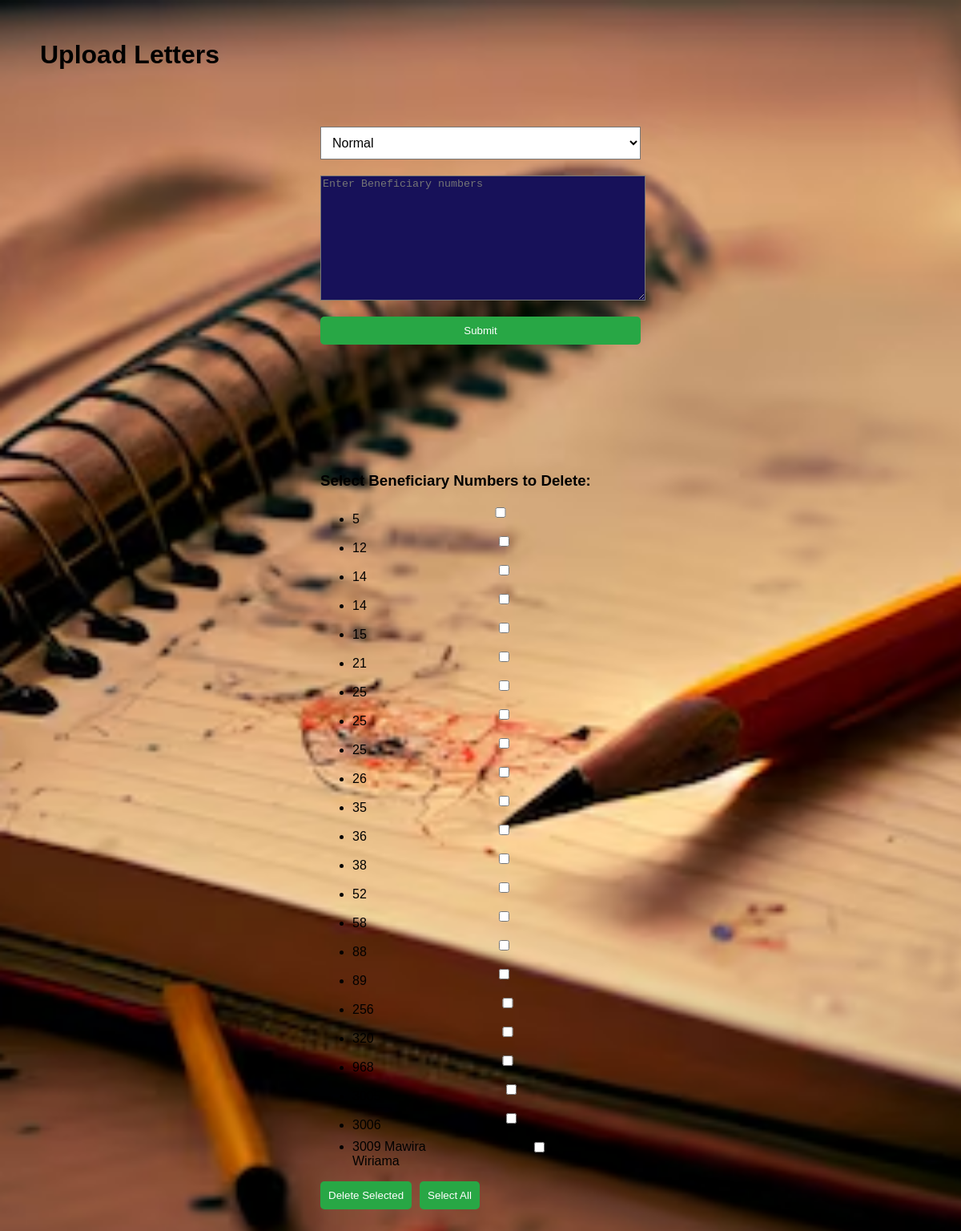
The app's page /post_letters with its own data.
### app.py (models this page shows)
class Letters(db.Model):
    __tablename__ = 'letters'
    id = db.Column(db.Integer, primary_key=True)
    type = db.Column(db.String, nullable=False)
    ben_number = db.Column(db.Integer, nullable=False)

### app.py (the view, shortened to what this page needs)
@app.route('/post_letters', methods=['GET', 'POST'])
def post_letters():
    letters = Letters.query.all()
    letters = sorted(letters, key=lambda letter: letter.ben_number)
    full_name = {}
    for letter in letters:
        user = User.query.filter_by(ben_number=letter.ben_number).first()
        if user:
            full_name[letter.ben_number] = f"{user.f_name} {user.s_name}"
        else:
            full_name[letter.ben_number] = ""
    return render_template('post_letters.html', letters=letters, full_name=full_name)

### templates/post_letters.html (shortened to what this page needs)
<!DOCTYPE html>
<html lang="en">
<head>
</head>
<body>
    <h1>Upload Letters</h1>
    <form action="{{ url_for('post_letters') }}" method="POST">
        <select id="type" name="type" required>
			<option value="Normal">Normal</option>
        </select>
        <textarea id="ben_number" name="ben_number" type="number" rows="10" placeholder="Enter Beneficiary numbers"></textarea>
        <button type="submit">Submit</button>
    </form>
	<div class="form-out">
        {% if letters %}
			<form method="POST" action="{{ url_for('delete_letters') }}">
				<h3>Select Beneficiary Numbers to Delete:</h3>
				<ul>
					{% for letter in letters %}
						<li>
							<div style="display: flex; align-items: center;">
								{{ letter.ben_number }} {{ full_name[letter.ben_number] }}
								<input type="checkbox" class="ben-number" name="ben_numbers" value="{{ letter.ben_number }}">
							</div>
						</li>
					{% endfor %}
				</ul>
				<div class="button-container">
					<button type="submit">Delete Selected</button>
					<button type="button" id="select-all">Select All</button>
				</div>
			</form>
        {% else %}
            <p>No Letter available</p>
        {% endif %}
    </div>
</body>
</html>

### templates/post_letters.html (style rules this page uses)
body { font-family: Arial, sans-serif; margin: 50px; background-image: url('/static/images/letter.png'); background-size: cover; background-repeat: no-repeat; background-position: center; }
form { max-width: 400px; margin: auto; padding: 50px; }
label, input, select, textarea, button { display: block; width: 100%; margin-bottom: 20px; background-color: #171159; }
select { width: 100%; padding: 10px; font-size: 16px; background-color: #fff; }
button { padding: 10px; background-color: #28a745; color: white; border: none; cursor: pointer; border-radius: 5px; }
.form-out { width: 100%; max-width: 500px; margin: 20px auto; }
.form-out button { width: auto; }
.button-container { display: flex; gap: 10px; margin-top: 10px; }

### records on screen
Letters: ben_number "5"
Letters: ben_number "12"
Letters: ben_number "14"
Letters: ben_number "14"
Letters: ben_number "15"
Letters: ben_number "21"
Letters: ben_number "25"
Letters: ben_number "25"
Letters: ben_number "25"
Letters: ben_number "26"
Letters: ben_number "35"
Letters: ben_number "36"
Letters: ben_number "38"
Letters: ben_number "52"
Letters: ben_number "58"
Letters: ben_number "88"
Letters: ben_number "89"
Letters: ben_number "256"
Letters: ben_number "320"
Letters: ben_number "968"
Letters: ben_number "3006"
Letters: ben_number "3009", ben_number "Mawira Wiriama"
